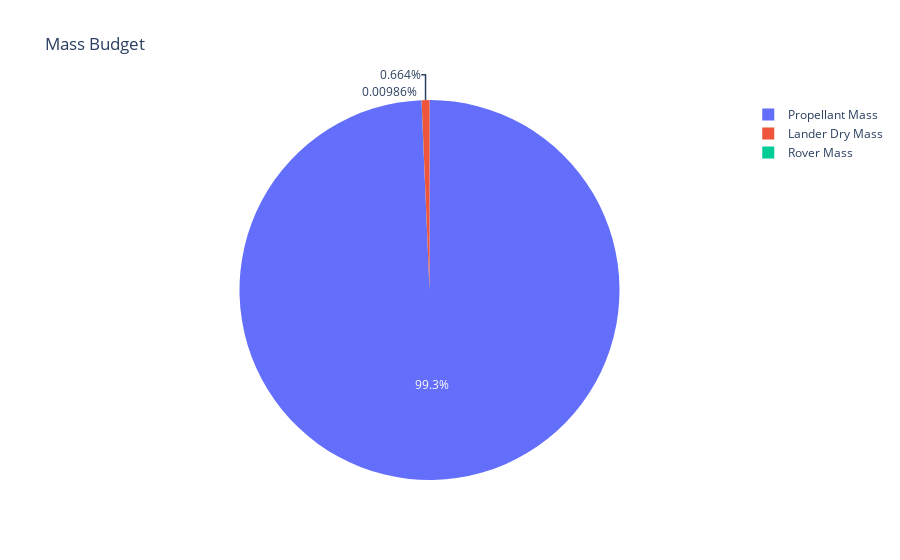

The notebook cell saved with this chart:
### Code cell
mass_fig = px.pie(names=mass_labels, values=mass_values, title='Mass Budget')
mass_fig.show()

### Figure 1 — Plotly figure (JSON) as saved in the notebook; plotly's stock layout.template omitted (floating-point values rounded to 4 significant figures)
{"data": [{"domain": {"x": [0, 1], "y": [0, 1]}, "hovertemplate": "label=%{label}<br>value=%{value}<extra></extra>", "labels": ["Lander Dry Mass", "Rover Mass", "Propellant Mass"], "legendgroup": "", "name": "", "showlegend": true, "type": "pie", "values": [1750.0, 26, 261800.0]}], "layout": {"legend": {"tracegroupgap": 0}, "title": {"text": "Mass Budget"}}}
